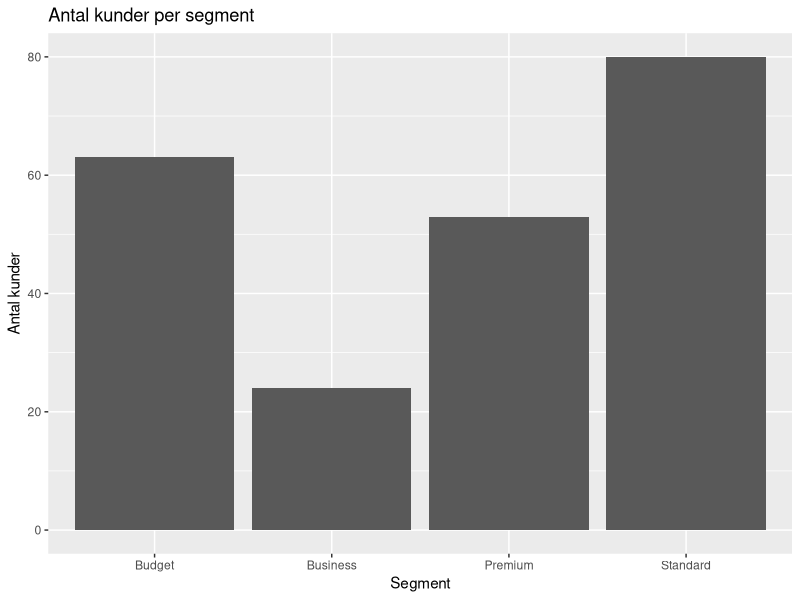
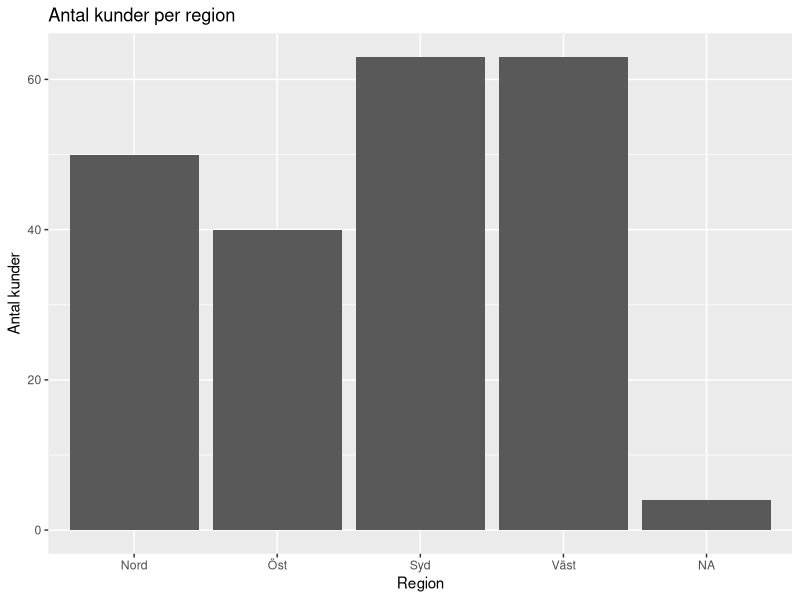
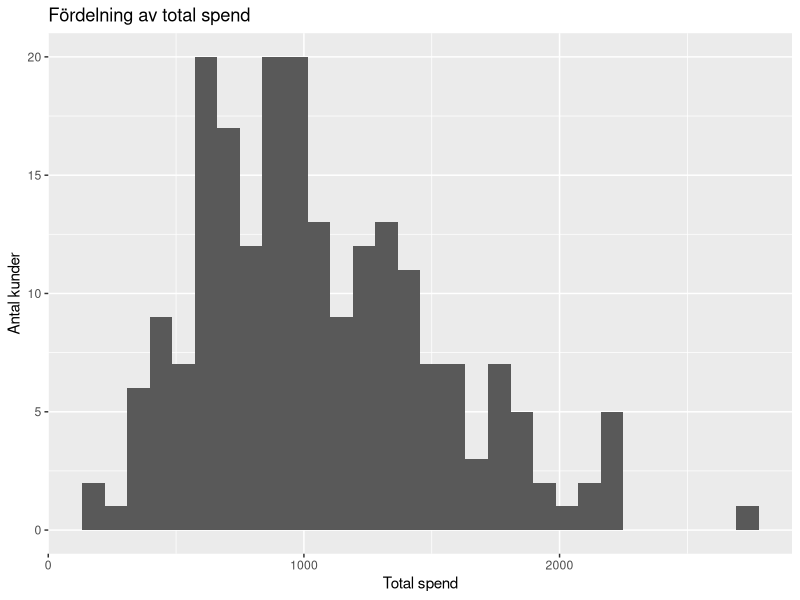
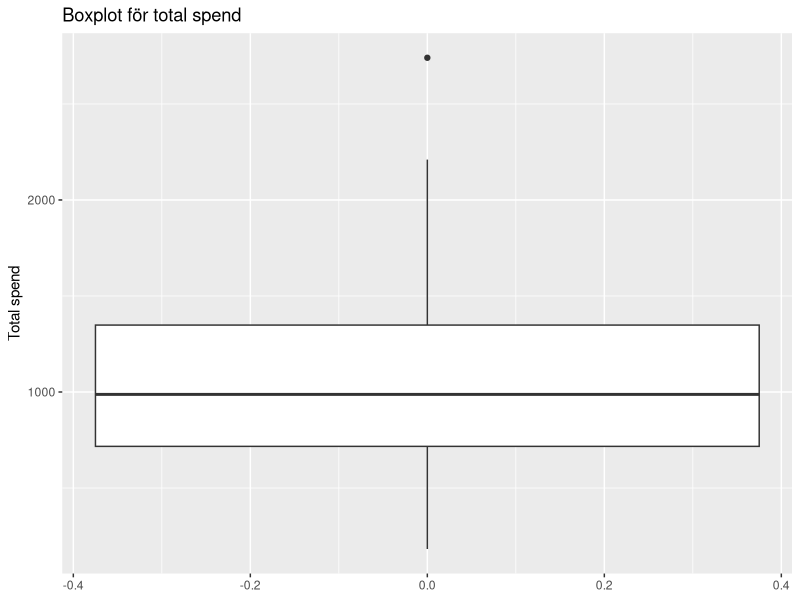
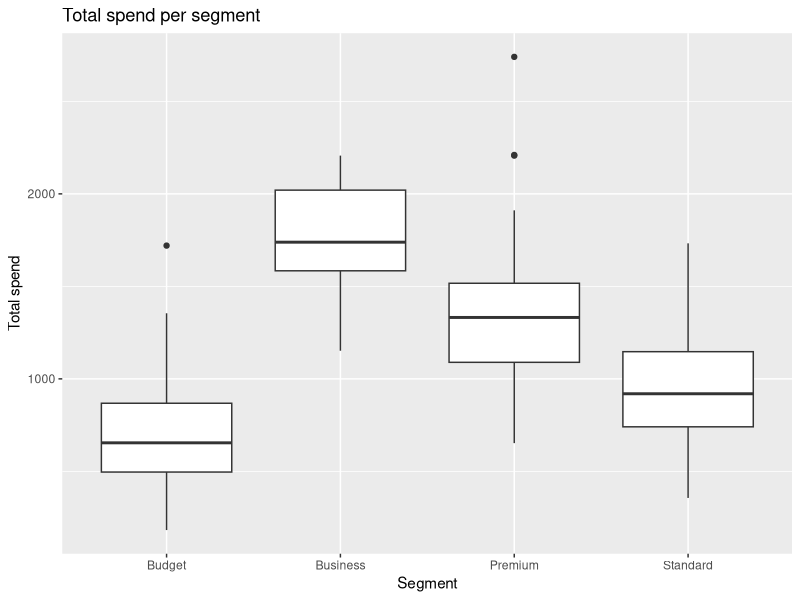
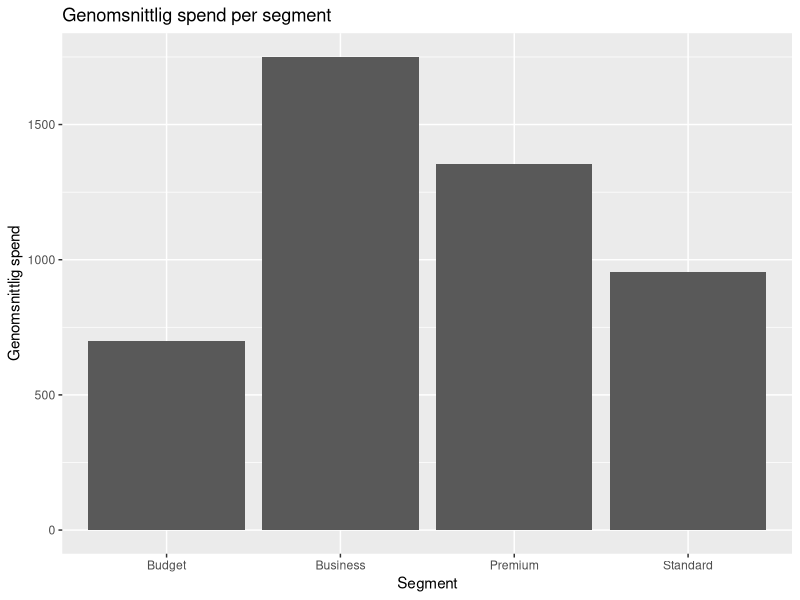
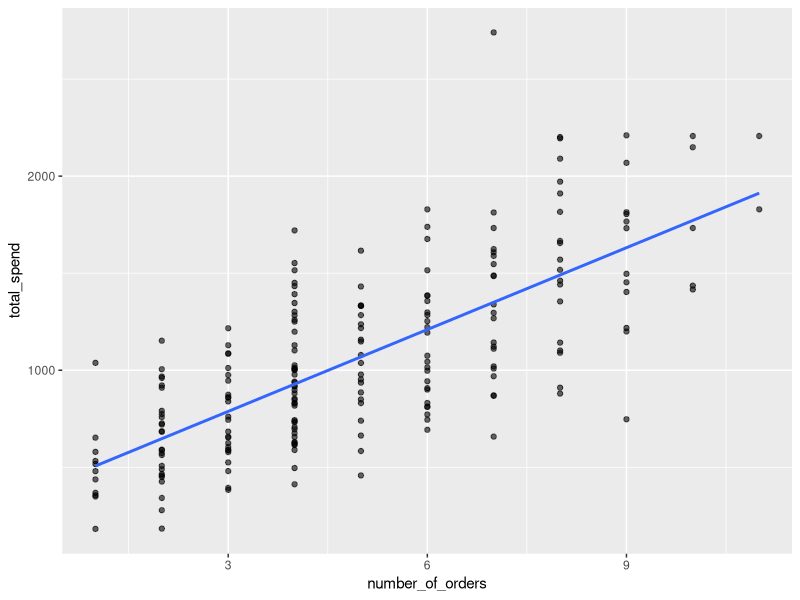
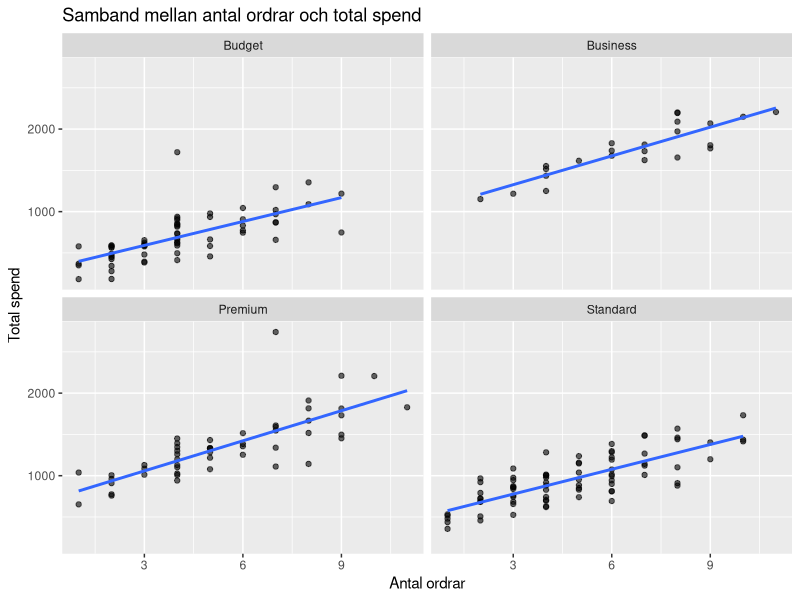

Source code (R) for these figures, in order:
library(tidyverse)
customers_raw <- read_csv("customer_behavior.csv")

glimpse(customers_raw)
summary(customers_raw)

colSums(is.na(customers_raw))

customers_raw %>% 
  count(segment, sort = TRUE)

customers_raw %>% 
  count(region, sort = TRUE)

customers_raw %>% 
  count(returned_last_order, sort = TRUE)


customers <- customers_raw %>% 
  mutate(
    segment = str_trim(segment),
    segment = str_to_title(segment),
    region = str_trim(region),
    region = str_to_title(region),
    returned_last_order = str_trim(returned_last_order),
    returned_last_order = str_to_title(returned_last_order),
    segment = as.factor(segment),
    region = as.factor(region),
    returned_last_order = as.factor(returned_last_order)
  )

glimpse(customers)


customers %>% 
  count(segment, sort = TRUE)

customers %>% 
  count(region, sort = TRUE)

customers %>% 
  count(returned_last_order, sort = TRUE)


ggplot(customers, aes(x = segment)) +
  geom_bar() +
  labs(
    title = "Antal kunder per segment",
    x = "Segment",
    y = "Antal kunder"
  )


ggplot(customers, aes(x = region)) +
  geom_bar() +
  labs(
    title = "Antal kunder per region",
    x = "Region",
    y = "Antal kunder"
  )


customers %>% 
  summarize(
    avg_spend = mean(total_spend, na.rm = TRUE),
    median_spend = median(total_spend, na.rm = TRUE),
    sd_spend = sd(total_spend, na.rm = TRUE),
    min_spend = min(total_spend, na.rm = TRUE),
    q1_spend = quantile(total_spend, 0.25, na.rm = TRUE),
    q3_spend = quantile(total_spend, 0.75, na.rm = TRUE),
    max_spend = max(total_spend, na.rm = TRUE)
  )


ggplot(customers, aes(x = total_spend)) +
  geom_histogram(bins = 30) +
  labs(
    title = "Fördelning av total spend",
    x = "Total spend",
    y = "Antal kunder"
  )

ggplot(customers, aes(y = total_spend)) +
  geom_boxplot() +
  labs(
    title = "Boxplot för total spend",
    y = "Total spend"
  )


customers %>% 
  group_by(segment) %>% 
  summarise(
    avg_spend = mean(total_spend, na.rm = TRUE),
    median_spend = median(total_spend, na.rm = TRUE),
    sd_spend = sd(total_spend, na.rm = TRUE),
    n = n(),
    .groups = "drop"
  )




ggplot(customers, aes(x = segment, y = total_spend)) +
  geom_boxplot() +
  labs(
    title = "Total spend per segment",
    x = "Segment",
    y = "Total spend"
  )


segment_summary <- customers %>% 
  group_by(segment) %>% 
  summarise(
    avg_spend = mean(total_spend, na.rm = TRUE),
    .groups = "drop"
  )


segment_summary %>% 
  ggplot(aes(x = segment, y = avg_spend)) +
  geom_col() +
  labs(
    title = "Genomsnittlig spend per segment",
    x = "Segment",
    y = "Genomsnittlig spend"
  )


ggplot(customers, aes(x = number_of_orders, y = total_spend)) +
  geom_point(alpha = 0.6) +
  geom_smooth(method = "lm", se = FALSE)
  labs(
    title = "Samband mellan antal ordrar och total spend",
    x = "Antal ordrar",
    y = "Total spend"
  )




  ggplot(customers, aes(x = number_of_orders, y = total_spend)) +
    geom_point(alpha = 0.6) +
    geom_smooth(method = "lm", se = FALSE) +
    facet_wrap(~ segment) +
    labs(
      title = "Samband mellan antal ordrar och total spend",
      x = "Antal ordrar",
      y = "Total spend"
    )


  customers %>% 
    count(segment, region)
  
  
  customers %>% 
    count(segment, region) %>% 
    group_by(region) %>% 
    mutate(prop = n / sum(n)) %>% 
    ungroup()
  
  
  customers %>% 
    count(segment, region) %>% 
    ggplot(aes(x = region, y = n, fill = segment)) +
    geom_col(position = "fill") +
    labs(
      title = "Andelar segment inom varje region",
      x = "Region",
      y = "Andel"
    )
